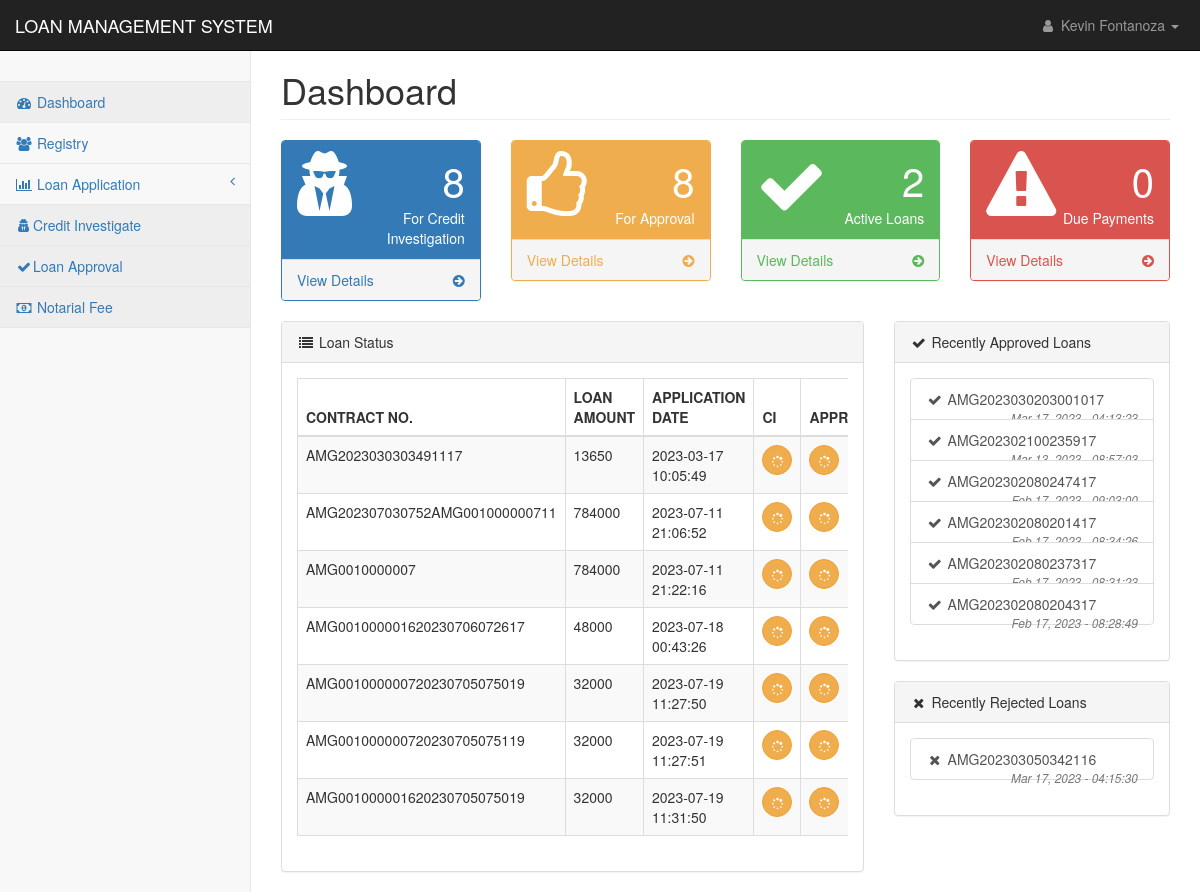
The page /pages/index.php (signed in) on the database as committed earlier.
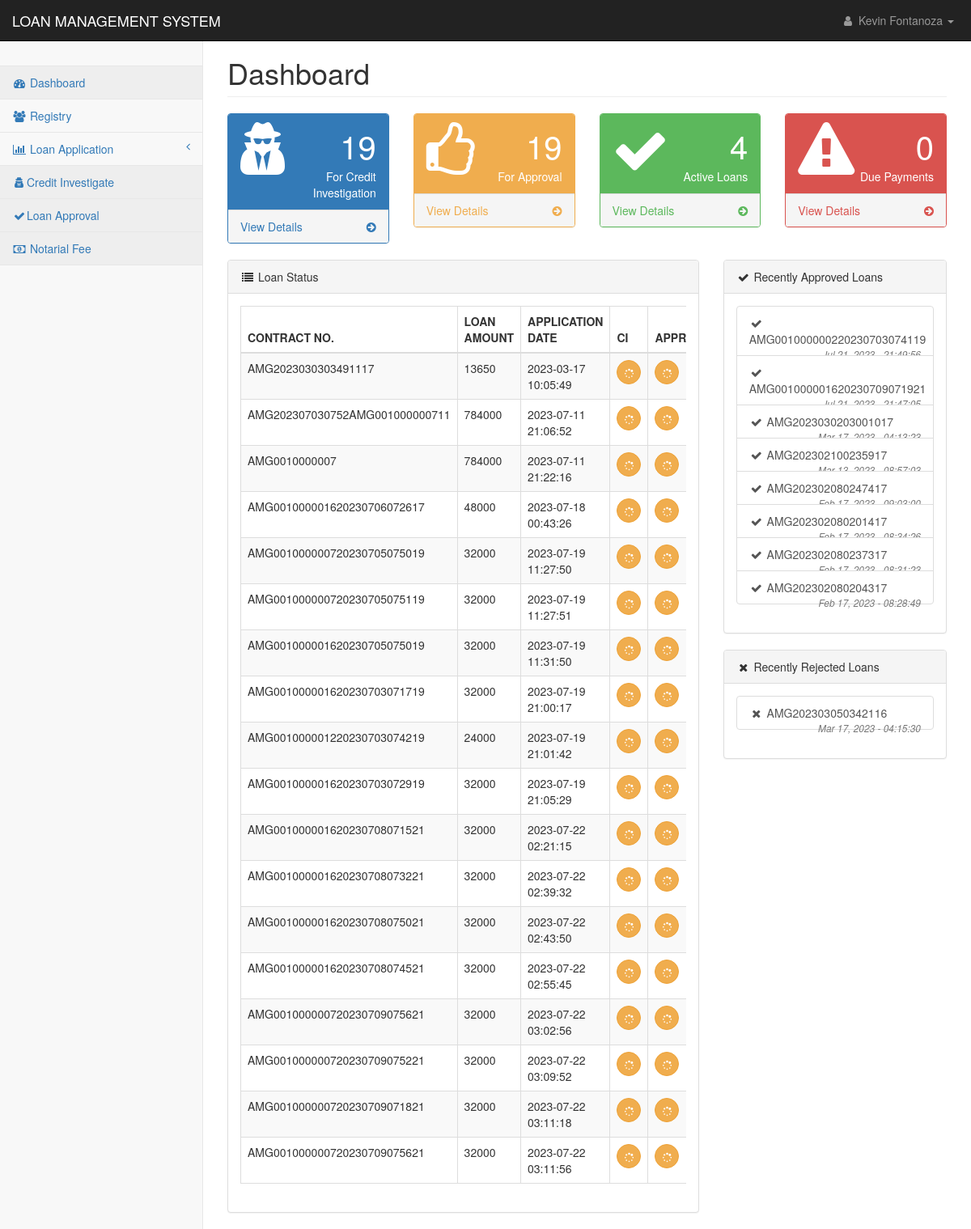
The same page on the database as committed later.
### tables this page shows
CREATE TABLE `loan_applications` (
  `loan_id` int(11) NOT NULL,
  `contract_no` text NOT NULL,
  `client_id` text NOT NULL,
  `loan_type` int(11) NOT NULL,
  `loan_duration` int(11) NOT NULL,
  `loan_amount` double NOT NULL,
  `interest_amount` double NOT NULL,
  `other_fee` double NOT NULL,
  `total_cashout` double NOT NULL,
  `monthly_amortization` int(11) NOT NULL,
  `mop` text NOT NULL,
  `ob` double NOT NULL,
  `udi_percentage` int(11) NOT NULL,
  `udi_value` double NOT NULL,
  `interest_percentage` int(11) NOT NULL,
  `application_date` datetime NOT NULL DEFAULT current_timestamp(),
  `ci_status` int(11) NOT NULL,
  `ci_by` text NOT NULL,
  `ci_date` datetime DEFAULT NULL,
  `approval` int(11) NOT NULL,
  `processed_by` text NOT NULL,
  `date_flagged` datetime DEFAULT NULL,
  `remarks` text NOT NULL,
  `paid` int(11) NOT NULL
);

### pages/index.php (the view, shortened to what the rows shown need)
<?php
include('../config/conn.php');
?>
<!DOCTYPE html>
<html lang="en">
    <head>
        <link href="../css/bootstrap.min.css" rel="stylesheet">
        <link href="../css/metisMenu.min.css" rel="stylesheet">
        <link href="../css/timeline.css" rel="stylesheet">
        <link href="../css/startmin.css" rel="stylesheet">
        <link href="../css/morris.css" rel="stylesheet">
        <link href="../css/font-awesome.min.css" rel="stylesheet" type="text/css">
    </head>
    <body>
        <div id="wrapper">
            <div id="page-wrapper">
                <div class="container-fluid">
                    <div class="row">
                        <div class="col-lg-12">
                            <h1 class="page-header">Dashboard</h1>
                        </div>
                    </div>
                    <div class="row">
                        <div class="col-lg-8">
                            <div class="panel panel-default">
                                <div class="panel-body">
                                <div class="table-responsive">
                                        <table class="table table-striped table-bordered table-hover" id="dataTables-example">
                                            <thead>
                                                <tr>
                                                    <th>CONTRACT NO.</th>
                                                    <th>LOAN AMOUNT</th>
                                                    <th>APPLICATION DATE</th>
                                                    <th>CI</th>
                                                    <th>APPROVED</th>
                                                </tr>
                                            </thead>
                                            <tbody>
                                                <?php
                                                    $sql ="SELECT * FROM loan_applications where paid=0 and ci_status!=1  ORDER BY date_flagged ASC";
                                                    $res = mysqli_query($con,$sql);
                                                        if(mysqli_num_rows($res) > 0){
                                                            while($row = mysqli_fetch_assoc($res)) {
                                                                ?><tr class="odd gradeX">
                                                                    <td><?php echo $row['contract_no'];?></td>
                                                                    <td><?php echo $row['loan_amount'];?></td>
                                                                    <td><?php echo $row['application_date'];?></td>
                                                                    <td><?php
                                                                    if($row['ci_status']==1){
                                                                        echo '<button type="button" class="btn btn-success btn-circle"><i class="fa fa-check"></i></button>';}
                                                                    else if($row['ci_status']==2){
                                                                        echo '<button type="button" class="btn btn-danger btn-circle"><i class="fa fa-times"></i></button>';
                                                                    }else{
                                                                        echo '<button type="button" class="btn btn-warning btn-circle"><i class="fa fa-spinner"></i></button>';
                                                                    }
                                                                    ?></td>
                                                                    <td><?php
                                                                    if($row['approval']==1 && $row['ci_status'] != 2){
                                                                        echo '<button type="button" class="btn btn-success btn-circle"><i class="fa fa-check"></i></button>';}
                                                                    else if($row['approval']==2 || $row['ci_status'] == 2){
                                                                        echo '<button type="button" class="btn btn-danger btn-circle"><i class="fa fa-times"></i></button>';
                                                                    }else{
                                                                        echo '<button type="button" class="btn btn-warning btn-circle"><i class="fa fa-spinner"></i></button>';
                                                                    }
                                                                    ?></td>
                                                                </tr><?php
                                                            }
                                                        }
                                                ?>
                                            </tbody>
                                        </table>
                                    </div>
                                </div>
                            </div>
                        </div>
                        <div class="col-lg-4">
                            <div class="panel panel-default">
                                <div class="panel-body">
                                    <div class="list-group">
                                        <?php
                                                $recent_approved = "SELECT * FROM loan_applications where approval=1 order by date_flagged desc LIMIT 10";
                                                $res_app = mysqli_query($con,$recent_approved);
                                                if(mysqli_num_rows($res_app) > 0){
                                                    while($row_approved = mysqli_fetch_assoc($res_app)) {
                                                        $dapp = strtotime($row_approved['date_flagged']);
                                                        $myFormatForView = date("M d, Y - H:i:s", $dapp);
                                                        ?>
                                                            <a href="#" class="list-group-item">
                                                                <i class="fa fa-check fa-fw"></i> <?php echo $row_approved['contract_no'];?>
                                                                    <span class="pull-right text-muted small"><em><?php echo $myFormatForView;?></em>
                                                                    </span>
                                                            </a>
                                                        <?php
                                                    }
                                                }else{
                                                    echo "<em></em>";
                                                }
                                            ?>
                                    </div>
                                </div>
                            </div>
                            <div class="panel panel-default">
                                <div class="panel-body">
                                    <div class="list-group">
                                        <?php
                                                $recent_reject = "SELECT * FROM loan_applications where approval=2 OR ci_status=2 order by date_flagged desc LIMIT 10";
                                                $res_rej = mysqli_query($con,$recent_reject);
                                                if(mysqli_num_rows($res_rej) > 0){
                                                    while($row_reject = mysqli_fetch_assoc($res_rej)) {
                                                        $drej = strtotime($row_reject['date_flagged']);
                                                        $myFormatForViewRej = date("M d, Y - H:i:s", $drej);
                                                        ?>
                                                            <a href="#" class="list-group-item">
                                                                <i class="fa fa-times fa-fw"></i> <?php echo $row_reject['contract_no'];?>
                                                                    <span class="pull-right text-muted small"><em><?php echo $myFormatForViewRej;?></em>
                                                                    </span>
                                                            </a>
                                                        <?php
                                                    }
                                                }else{
                                                    echo "<em></em>";
                                                }
                                            ?>
                                    </div>
                                </div>
                            </div>
                        </div>
                    </div>
                </div>
            </div>
        </div>
    </body>
</html>

Rows that differ between the two databases and show on the page:
added loan_applications: contract_no "AMG001000001620230703071719", loan_amount "32000", application_date "2023-07-19 21:00:17", ci_status 0 (drawn), approval 0 (drawn)
added loan_applications: contract_no "AMG001000001220230703074219", loan_amount "24000", application_date "2023-07-19 21:01:42", ci_status 0 (drawn), approval 0 (drawn)
added loan_applications: contract_no "AMG001000001620230703072919", loan_amount "32000", application_date "2023-07-19 21:05:29", ci_status 0 (drawn), approval 0 (drawn)
added loan_applications: contract_no "AMG001000001620230708071521", loan_amount "32000", application_date "2023-07-22 02:21:15", ci_status 0 (drawn), approval 0 (drawn)
added loan_applications: contract_no "AMG001000001620230708073221", loan_amount "32000", application_date "2023-07-22 02:39:32", ci_status 0 (drawn), approval 0 (drawn)
added loan_applications: contract_no "AMG001000001620230708075021", loan_amount "32000", application_date "2023-07-22 02:43:50", ci_status 0 (drawn), approval 0 (drawn)
added loan_applications: contract_no "AMG001000001620230708074521", loan_amount "32000", application_date "2023-07-22 02:55:45", ci_status 0 (drawn), approval 0 (drawn)
added loan_applications: contract_no "AMG001000000720230709075621", loan_amount "32000", application_date "2023-07-22 03:02:56", ci_status 0 (drawn), approval 0 (drawn)
added loan_applications: contract_no "AMG001000000720230709075221", loan_amount "32000", application_date "2023-07-22 03:09:52", ci_status 0 (drawn), approval 0 (drawn)
added loan_applications: contract_no "AMG001000000720230709071821", loan_amount "32000", application_date "2023-07-22 03:11:18", ci_status 0 (drawn), approval 0 (drawn)
added loan_applications: contract_no "AMG001000000720230709075621", loan_amount "32000", application_date "2023-07-22 03:11:56", ci_status 0 (drawn), approval 0 (drawn)
added loan_applications: contract_no "AMG001000000220230703074119", date_flagged "Jul 21, 2023 - 21:49:56"
added loan_applications: contract_no "AMG001000001620230709071921", date_flagged "Jul 21, 2023 - 21:47:05"
Other text that changed with them:
new list line: "19"
new list line: "4"
list line gone: "8"
list line gone: "2"
